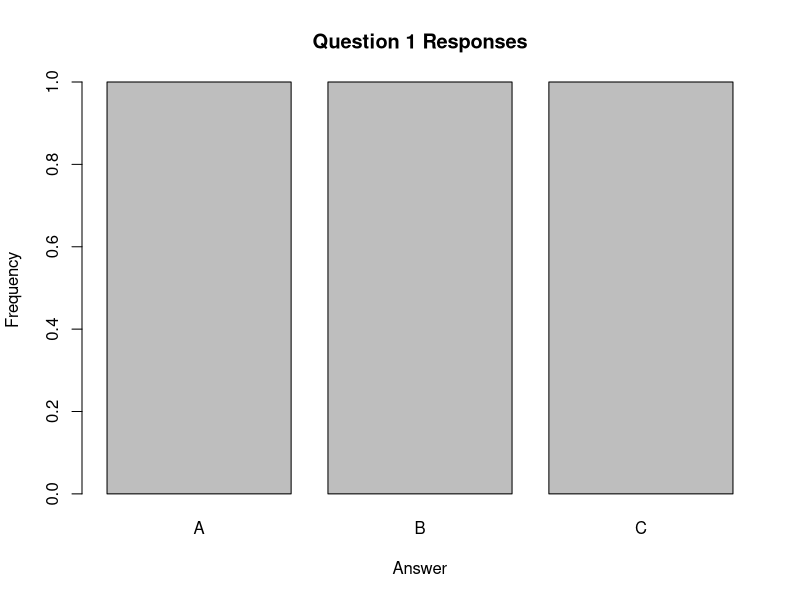

This chart was generated by the following R code:
data<-data.frame(SurveyID=c(1,2,3),
                 Question1=c("A","B","C"),
                 Question2=c("B","A","A"),
                 Question3=c("C","D","B"))
counts<-table(data$Question1)
barplot(counts,beside=TRUE,
        main="Question 1 Responses",
        xlab="Answer",ylab="Frequency")
